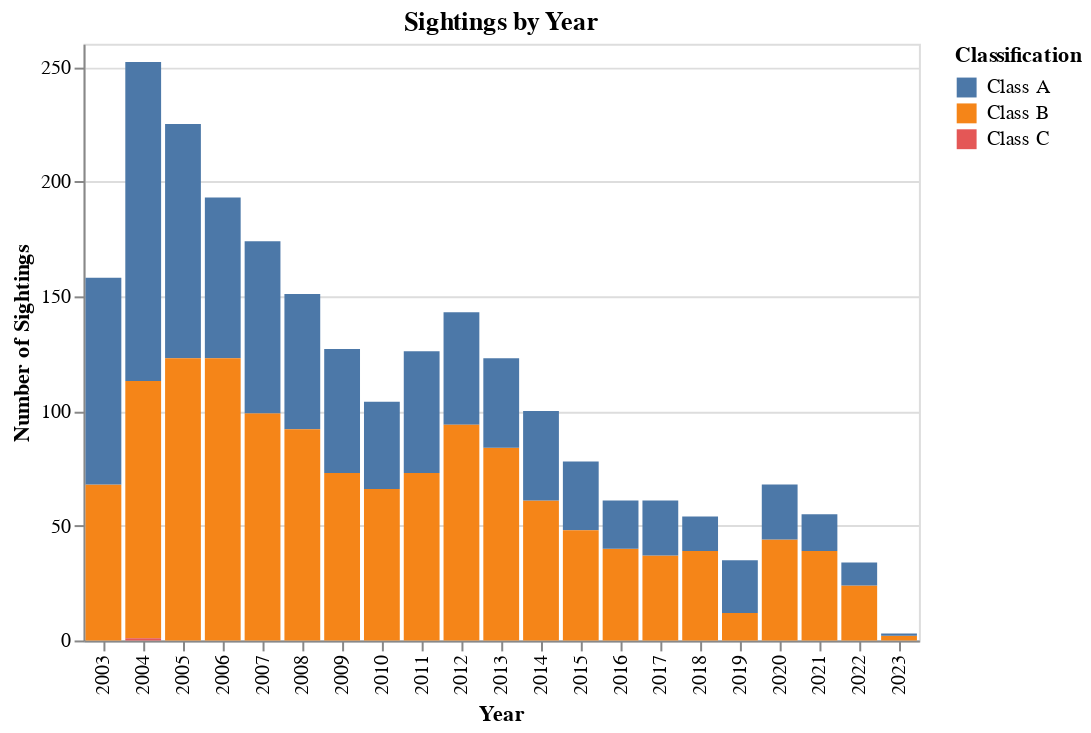

The notebook cell this image was saved under:
### Code cell
reports_per_year = reports.filter(
    pl.col("date").str.contains("\d{4}-\d{2}-\d{2}")
).with_columns(
    sighting_year=pl.col("date").str.to_datetime("%Y-%m-%d").dt.year()
).groupby(
    "sighting_year",
    "classification"
).count().filter(
    pl.col("sighting_year") >= 2003
).collect()

reports_per_year_chart = alt.Chart(
    reports_per_year.to_pandas()
).mark_bar().encode(
    x=alt.X("sighting_year:O", title="Year"),
    y=alt.Y("count:Q", title="Number of Sightings"),
    color=alt.Color("classification:N", title="Classification"),
    tooltip=alt.Tooltip("count:Q")
).properties(
    title="Sightings by Year"
)

reports_per_year_chart

### Figure 1 — Vega-Lite specification as saved in the notebook (floating-point values rounded to 4 significant figures)
{"config": {"view": {"continuousWidth": 400, "continuousHeight": 300}}, "data": {"name": "data-593808931fc62dff304588cafc34516c"}, "mark": "bar", "encoding": {"color": {"field": "classification", "title": "Classification", "type": "nominal"}, "tooltip": {"field": "count", "type": "quantitative"}, "x": {"field": "sighting_year", "title": "Year", "type": "ordinal"}, "y": {"field": "count", "title": "Number of Sightings", "type": "quantitative"}}, "title": "Sightings by Year", "$schema": "https://vega.github.io/schema/vega-lite/v4.17.0.json", "datasets": {"data-593808931fc62dff304588cafc34516c": [{"sighting_year": 2016, "classification": "Class B", "count": 40}, {"sighting_year": 2022, "classification": "Class B", "count": 24}, {"sighting_year": 2005, "classification": "Class A", "count": 102}, {"sighting_year": 2003, "classification": "Class B", "count": 68}, {"sighting_year": 2017, "classification": "Class B", "count": 37}, {"sighting_year": 2019, "classification": "Class A", "count": 23}, {"sighting_year": 2021, "classification": "Class A", "count": 16}, {"sighting_year": 2013, "classification": "Class B", "count": 84}, {"sighting_year": 2023, "classification": "Class B", "count": 2}, {"sighting_year": 2004, "classification": "Class A", "count": 139}, {"sighting_year": 2006, "classification": "Class A", "count": 70}, {"sighting_year": 2009, "classification": "Class A", "count": 54}, {"sighting_year": 2004, "classification": "Class B", "count": 112}, {"sighting_year": 2006, "classification": "Class B", "count": 123}, {"sighting_year": 2009, "classification": "Class B", "count": 73}, {"sighting_year": 2004, "classification": "Class C", "count": 1}, {"sighting_year": 2013, "classification": "Class A", "count": 39}, {"sighting_year": 2023, "classification": "Class A", "count": 1}, {"sighting_year": 2019, "classification": "Class B", "count": 12}, {"sighting_year": 2021, "classification": "Class B", "count": 39}, {"sighting_year": 2017, "classification": "Class A", "count": 24}, {"sighting_year": 2003, "classification": "Class A", "count": 90}, {"sighting_year": 2005, "classification": "Class B", "count": 123}, {"sighting_year": 2016, "classification": "Class A", "count": 21}, {"sighting_year": 2022, "classification": "Class A", "count": 10}, {"sighting_year": 2011, "classification": "Class B", "count": 73}, {"sighting_year": 2014, "classification": "Class B", "count": 61}, {"sighting_year": 2018, "classification": "Class A", "count": 15}, {"sighting_year": 2007, "classification": "Class B", "count": 99}, {"sighting_year": 2008, "classification": "Class A", "count": 59}, {"sighting_year": 2010, "classification": "Class A", "count": 38}, {"sighting_year": 2012, "classification": "Class A", "count": 49}, {"sighting_year": 2015, "classification": "Class A", "count": 30}, {"sighting_year": 2020, "classification": "Class B", "count": 44}, {"sighting_year": 2020, "classification": "Class A", "count": 24}, {"sighting_year": 2015, "classification": "Class B", "count": 48}, {"sighting_year": 2010, "classification": "Class B", "count": 66}, {"sighting_year": 2012, "classification": "Class B", "count": 94}, {"sighting_year": 2007, "classification": "Class A", "count": 75}, {"sighting_year": 2008, "classification": "Class B", "count": 92}, {"sighting_year": 2018, "classification": "Class B", "count": 39}, {"sighting_year": 2011, "classification": "Class A", "count": 53}, {"sighting_year": 2014, "classification": "Class A", "count": 39}]}}
